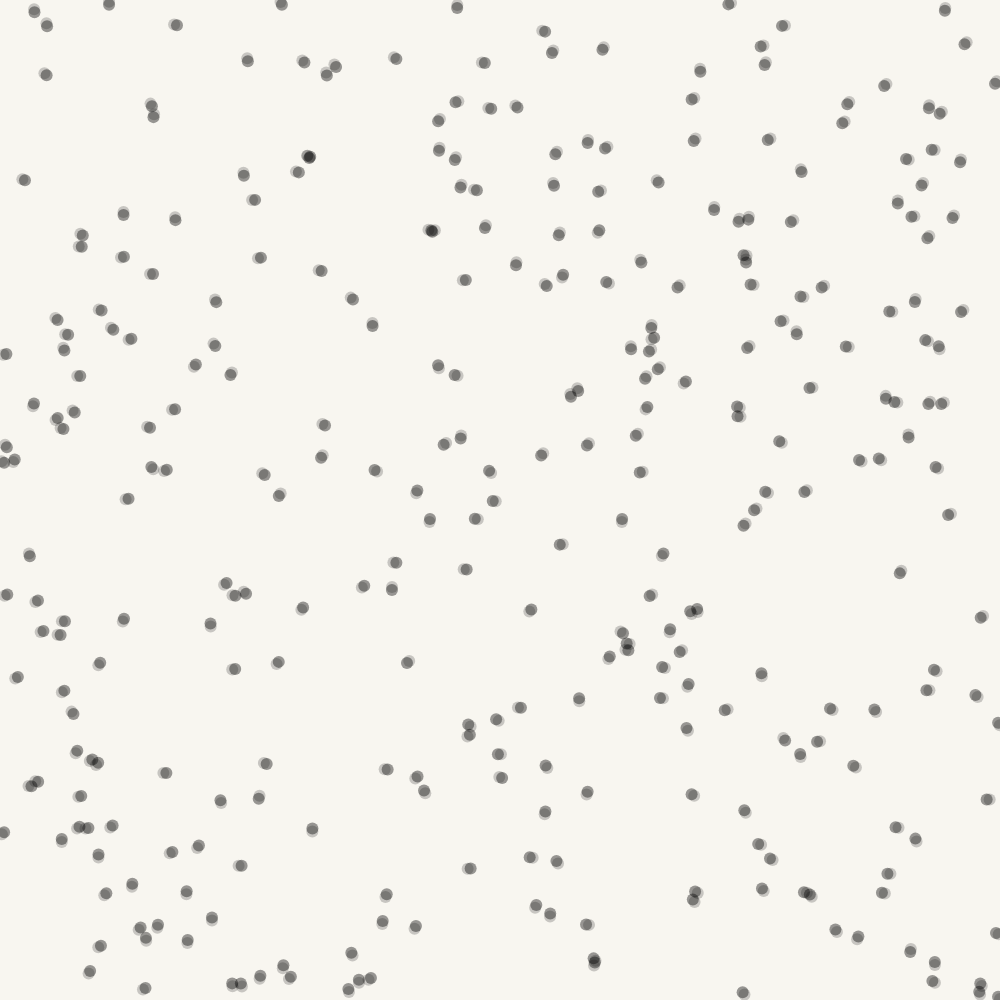
Frame 1 (no input)
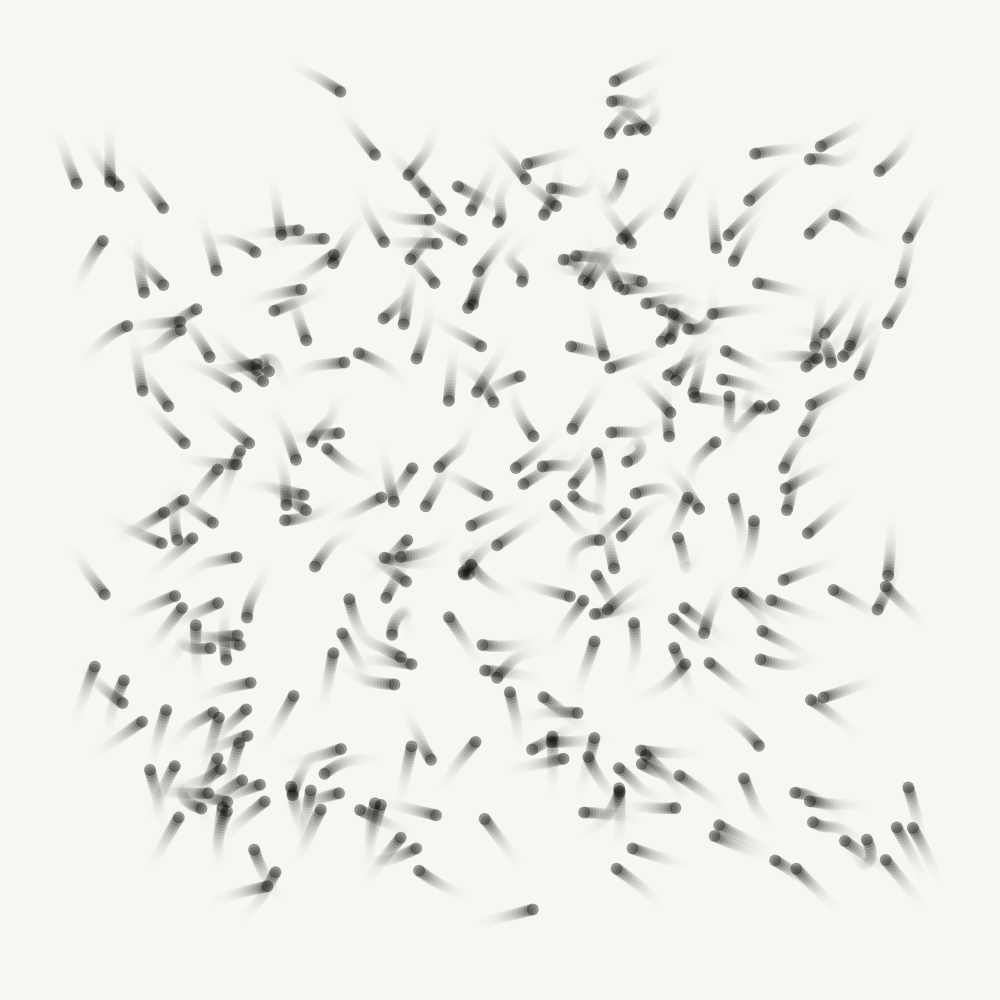
Frame 60 (no input)
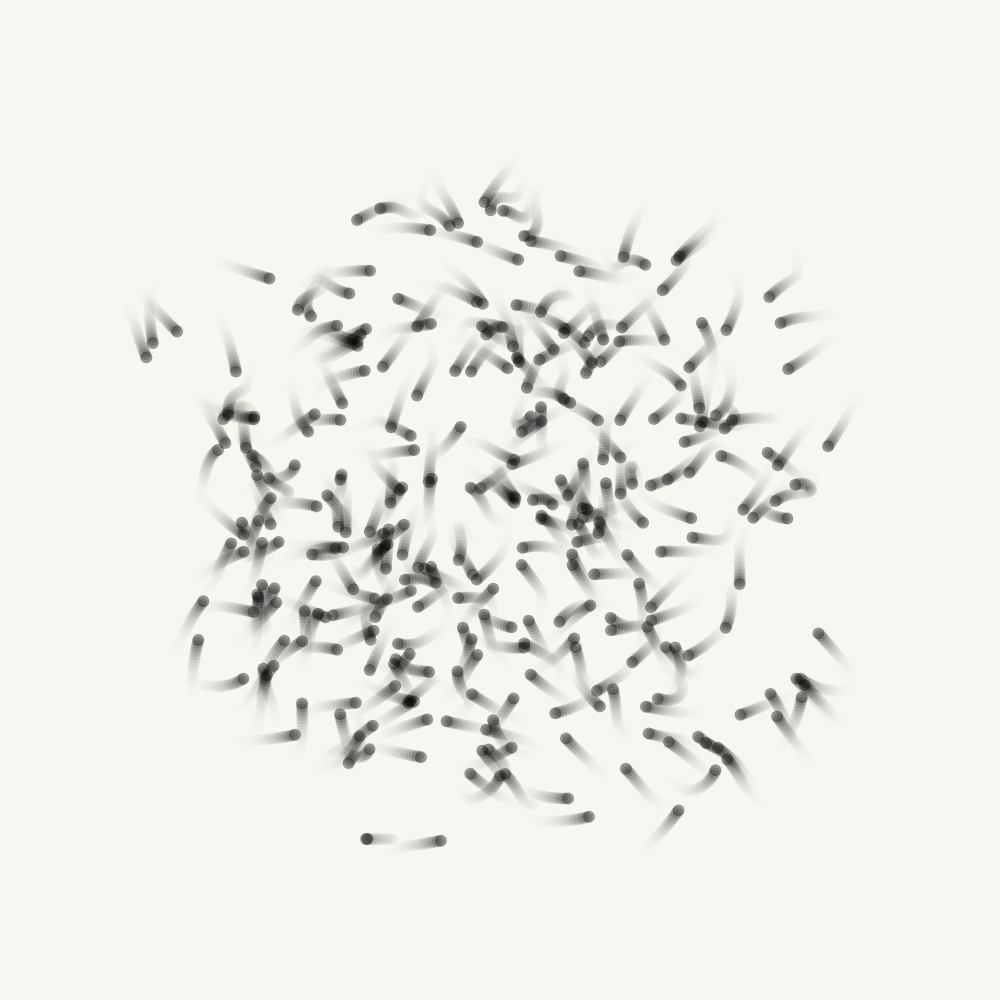
Frame 120 (the mouse pressed at the canvas centre since frame 60)

The p5.js sketch that drew these frames (run headless with seeded random() and noise() and a simulated clock; from frame 60 on, the mouse is pressed at the canvas centre):

// p5.js sketch
// ── sketch.js
// Constants
let WINDOW_SIZE;  // Will be set in setup()
const FPS = 60;
const PARTICLE_RADIUS = 6;
const MAX_SPEED = 3;
const ATTRACTION_FORCE = 0.1;
const REPULSION_FORCE = 1000;
const TRAIL_ALPHA_FACTOR = 0.8;  // Alpha value for the trail effect (0-255)
const PARTICLE_ALPHA = 50;
const EDGE_FORCE = 10;
const EPSILON = 0.0001;
const BLUR_RADIUS = 2;  // Radius for the Gaussian blur effect
const NUM_PARTICLES = 314;
const TRAIL_LENGTH = 20;  // Number of previous positions to store

// Colors
const BLACK = [0, 0, 0];
const MILKY_WHITE = [248, 246, 240];

// Global variable for interaction state
let isInteractive = false;

class Particle {
  constructor(x, y, color = BLACK, name = "", maxSpeed = MAX_SPEED,
              attractionForce = ATTRACTION_FORCE, repulsionForce = REPULSION_FORCE,
              epsilon = EPSILON, edgeForce = EDGE_FORCE, alpha = PARTICLE_ALPHA, 
              trail_alpha_factor = TRAIL_ALPHA_FACTOR, trail_length = TRAIL_LENGTH) {
    this.x = x;
    this.y = y;
    this.color = color;
    this.alpha = alpha;
    this.name = name;
    this.velocityX = 0;
    this.velocityY = 0;
    this.maxSpeed = maxSpeed;
    this.attractionForce = attractionForce;
    this.repulsionForce = repulsionForce;
    this.epsilon = epsilon;
    this.edgeForce = edgeForce;
    this.trail = [];  // Array to store previous positions
    this.trail_alpha_factor = trail_alpha_factor;
    this.trail_length = trail_length;
  }

  update(target, repulsion) {
    // Store current position in trail
    this.trail.unshift({x: this.x, y: this.y});
    if (this.trail.length > this.trail_length) {
      this.trail.pop();
    }

    // Calculate distance to target
    let dx = target.x - this.x;
    let dy = target.y - this.y;
    let distance = Math.sqrt(dx * dx + dy * dy);
    
    if (distance > 0) {
      // Attraction force
      this.velocityX += (dx / distance) * this.attractionForce * distance;
      this.velocityY += (dy / distance) * this.attractionForce * distance;
    }

    // Add mouse attraction
    let mouseDx = mouseX - this.x;
    let mouseDy = mouseY - this.y;
    let mouseDistance = Math.sqrt(mouseDx * mouseDx + mouseDy * mouseDy);
    
    if (mouseDistance > 0 && isInteractive) {
      // Mouse repulsion force (stronger than regular attraction)
      this.velocityX -= (mouseDx / mouseDistance) * this.repulsionForce * 1/(mouseDistance + this.epsilon);
      this.velocityY -= (mouseDy / mouseDistance) * this.repulsionForce * 1/(mouseDistance + this.epsilon);
    }

    // Calculate distance to repulsion target
    let dxRep = repulsion.x - this.x;
    let dyRep = repulsion.y - this.y;
    let distanceRep = Math.sqrt(dxRep * dxRep + dyRep * dyRep);
    
    if (distanceRep > 0) {
      // Repulsion force
      this.velocityX -= (dxRep / distanceRep) * this.repulsionForce * 1/(distanceRep + this.epsilon);
      this.velocityY -= (dyRep / distanceRep) * this.repulsionForce * 1/(distanceRep + this.epsilon);
    }

    // Edge avoidance
    let distToLeft = this.x;
    let distToRight = WINDOW_SIZE - this.x;
    let distToTop = this.y;
    let distToBottom = WINDOW_SIZE - this.y;

    // Apply repulsion from edges
    this.velocityX += this.edgeForce * (Math.exp(-distToLeft / WINDOW_SIZE));
    this.velocityX -= this.edgeForce * (Math.exp(-distToRight / WINDOW_SIZE));
    this.velocityY += this.edgeForce * (Math.exp(-distToTop / WINDOW_SIZE));
    this.velocityY -= this.edgeForce * (Math.exp(-distToBottom / WINDOW_SIZE));

    // Limit speed
    let speed = Math.sqrt(this.velocityX * this.velocityX + this.velocityY * this.velocityY);
    if (speed > this.maxSpeed) {
      this.velocityX = (this.velocityX / speed) * this.maxSpeed;
      this.velocityY = (this.velocityY / speed) * this.maxSpeed;
    }

    // Update position
    this.x += this.velocityX;
    this.y += this.velocityY;

    // Keep particles within bounds
    this.x = Math.max(0, Math.min(WINDOW_SIZE, this.x));
    this.y = Math.max(0, Math.min(WINDOW_SIZE, this.y));
  }

  draw() {
    // Draw trail
    for (let i = 0; i < this.trail.length; i++) {
      let pos = this.trail[i];
      let alpha = int(this.trail_alpha_factor ** i * this.alpha);
      fill(this.color[0], this.color[1], this.color[2], alpha);
      noStroke();
      circle(pos.x, pos.y, PARTICLE_RADIUS * 2);
    }

    // Draw current particle
    fill(this.color[0], this.color[1], this.color[2], 100);
    noStroke();
    circle(this.x, this.y, PARTICLE_RADIUS * 2);
    fill(BLACK);
    textSize(12);
    text(this.name, this.x - 5, this.y - 10);
  }
}

let particles = [];
let attractionIndices = [];
let repulsionIndices = [];
let offset = 1;
let trailGraphics;

function initializeIndices(offset) {
  let attIndices = [];
  let repIndices = [];
  for (let i = 0; i < NUM_PARTICLES; i++) {
    attIndices.push((i + 1) % NUM_PARTICLES);
    repIndices.push((i + offset) % NUM_PARTICLES);
  }
  return [attIndices, repIndices];
}

// Function to toggle interaction
function toggleInteraction() {
  isInteractive = !isInteractive;
  const toggleIcon = document.getElementById('toggle-icon');
  toggleIcon.classList.toggle('active');
  
  // Update all particles' mouse effect
  for (let particle of particles) {
    particle.mouse_effect = isInteractive;
  }
}

function setup() {
  // Set window size to minimum of browser window dimensions
  WINDOW_SIZE = min(windowWidth, windowHeight);
  createCanvas(WINDOW_SIZE, WINDOW_SIZE);
  frameRate(FPS);
  
  // Create particles
  for (let i = 0; i < NUM_PARTICLES; i++) {
    particles.push(new Particle(
      random(0, WINDOW_SIZE),
      random(0, WINDOW_SIZE)
    ));
  }
  
  // Initialize indices
  [attractionIndices, repulsionIndices] = initializeIndices(offset);
  
  // Create graphics buffer for trail effect
  trailGraphics = createGraphics(WINDOW_SIZE, WINDOW_SIZE);
}

function draw() {
  // Randomly update indices
  if (random() < 0.05) {
    offset += 2;
    [attractionIndices, repulsionIndices] = initializeIndices(offset);
    offset = offset % NUM_PARTICLES;
  }

  // Update particle positions
  for (let i = 0; i < NUM_PARTICLES; i++) {
    particles[i].update(
      particles[attractionIndices[i]],
      particles[repulsionIndices[i]]
    );
  }

  // Draw trail effect
  background(MILKY_WHITE);
  
  // Draw particles
  for (let particle of particles) {
    particle.draw();
  }
}

// Add window resize handler
function windowResized() {
  WINDOW_SIZE = min(windowWidth, windowHeight);
  resizeCanvas(WINDOW_SIZE, WINDOW_SIZE);
  trailGraphics = createGraphics(WINDOW_SIZE, WINDOW_SIZE);
  
  // Reposition particles within new bounds
  for (let particle of particles) {
    particle.x = random(0, WINDOW_SIZE);
    particle.y = random(0, WINDOW_SIZE);
  }
} 
// ── particles.html
<!DOCTYPE html>
<html lang="en">
<head>
    <meta charset="UTF-8">
    <meta name="viewport" content="width=device-width, initial-scale=1.0">
    <title>Particle Simulation</title>
    <script src="https://cdnjs.cloudflare.com/ajax/libs/p5.js/1.4.0/p5.js"></script>
    <style>
        body {
            margin: 0;
            padding: 0;
            display: flex;
            justify-content: center;
            align-items: center;
            min-height: 100vh;
            background-color: #f8f6f0;
        }
        canvas {
            display: block;
        }
        #toggle-icon {
            position: fixed;
            top: 20px;
            left: 20px;
            width: 100px;
            height: 32px;
            background: #f8f6f0;
            color: #000;
            border: 2px solid #000;
            cursor: pointer;
            z-index: 1000;
            transition: all 0.3s ease;
            display: flex;
            justify-content: center;
            align-items: center;
            font-family: monospace;
            font-size: 12px;
            font-weight: bold;
            text-transform: uppercase;
            letter-spacing: 1px;
        }
        #toggle-icon.active {
            background: #000;
            color: #f8f6f0;
        }
        #toggle-icon:hover {
            transform: scale(1.05);
        }
    </style>
</head>
<body>
    <div id="toggle-icon" onclick="toggleInteraction()">INTERACTIVE</div>
    <script src="sketch.js"></script>
</body>
</html> 
